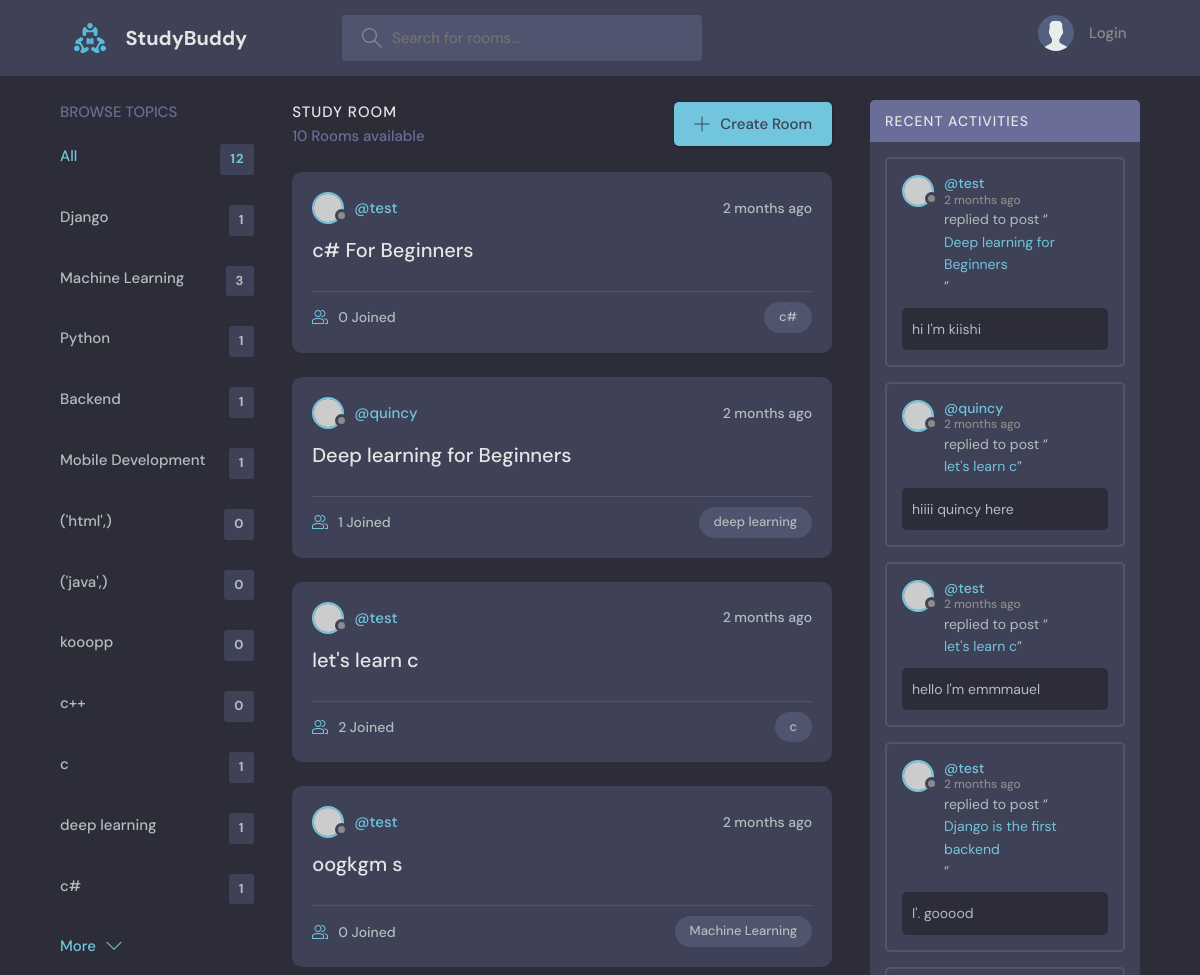
Before: / (upper part) with the older database file.
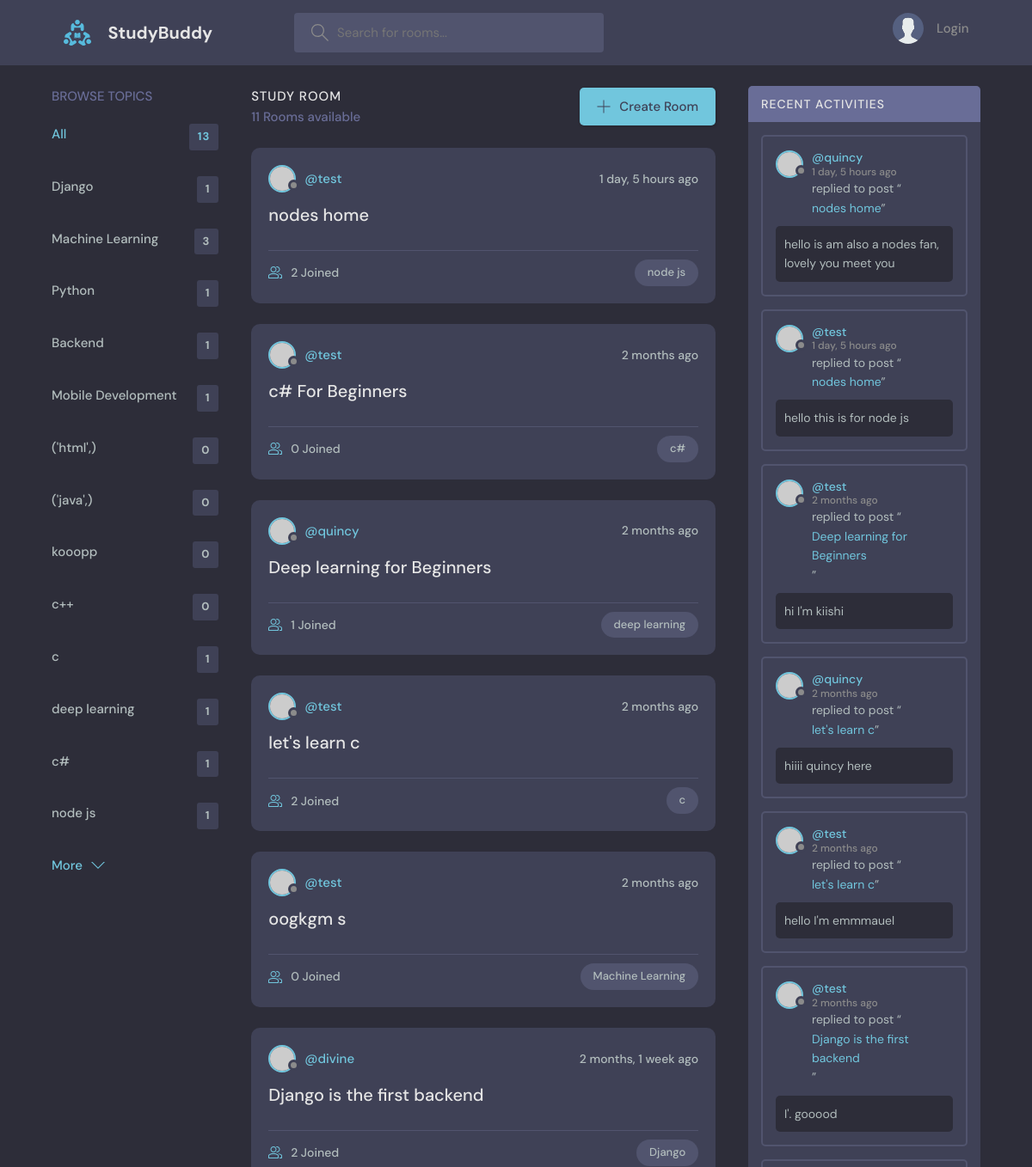
After: the same page with the newer database file.
### base/models.py (models this page shows, shortened)
class Topic(models.Model):
    name = models.CharField(max_length=200)

class Room(models.Model):
    host = models.ForeignKey(User, on_delete=models.SET_NULL, null=True)
    topic =models.ForeignKey(Topic, on_delete=models.SET_NULL, null=True)
    name = models.CharField(max_length=150)
    members = models.ManyToManyField(User, related_name='members', blank=True)
    description = models.TextField(null=True, blank=True)
    update = models.DateTimeField(auto_now=True)
    created = models.DateTimeField(auto_now_add=True)
    class Meta:
        ordering = ['-update','-created']
    def __str__(self):
        return self.name

class Message(models.Model):
    user = models.ForeignKey(User, on_delete=models.CASCADE)
    room = models.ForeignKey(Room, on_delete=models.CASCADE)
    body = models.TextField()
    update = models.DateTimeField(auto_now=True)
    created = models.DateTimeField(auto_now_add=True)
    class Meta:
        ordering = ['-update','-created']
    def __str__(self):
        return self.body[0:50]

### base/views.py (the view)
# urls.py: path('', views.home, name='home'),
def home(request):
    q = request.GET.get('q') if request.GET.get('q') != None else ''
    rooms = Room.objects.filter(
        Q(topic__name__icontains=q) |
        Q(name__icontains=q) |
        Q(description__icontains=q)
        )
    conversations =  Message.objects.filter(Q(room__topic__name__icontains=q))
    room_count = rooms.count()
    topics = Topic.objects.all()
    context =  {'rooms': rooms, 'topics': topics, 'room_count':room_count, 'conversations': conversations}
    return render(request, 'base/home.html', context)

### base/templates/base/home.html (shortened to what this page needs)
    {% extends 'main.html' %}
    {% block content %}
    <main class="layout layout--3">
      <div class="container">
        {% include 'base/topics_component.html' %}
        <div class="roomList">
          <div class="roomList__header">
            <div>
              <h2>Study Room</h2>
              <p>{{room_count}} Rooms available</p>
            </div>
            <a class="btn btn--main" href="{% url 'create-room' %}">
              <svg version="1.1" xmlns="http://www.w3.org/2000/svg" width="32" height="32" viewBox="0 0 32 32">
                <title>add</title>
                <path
                  d="M16.943 0.943h-1.885v14.115h-14.115v1.885h14.115v14.115h1.885v-14.115h14.115v-1.885h-14.115v-14.115z"
                ></path>
              </svg>
              Create Room
            </a>
          </div>
            {% include 'base/feed_component.html' %}
        </div>
        <div class="activities">
          <div class="activities__header">
            <h2>Recent Activities</h2>
          </div>
          {% include 'base/activity_components.html' %}
        </div>
      </div>
    </main>
{% endblock content %}

### base/templates/base/topics_component.html
<div class="topics">
          <div class="topics__header">
            <h2>Browse Topics</h2>
          </div>
          <ul class="topics__list">
            <li>
              <a href="{% url 'home' %}" class="active">All <span>{{topics.count}}</span></a>
            </li>
            {% for topic in topics %}
            <li>
              <a href="{% url 'home' %}?q={{topic.name}}">{{topic.name}} <span>{{topic.room_set.all.count}}</span></a>
            </li>
            {% endfor %}
          </ul>
          <a class="btn btn--link" href="topics.html">
            More
            <svg version="1.1" xmlns="http://www.w3.org/2000/svg" width="32" height="32" viewBox="0 0 32 32">
              <title>chevron-down</title>
              <path d="M16 21l-13-13h-3l16 16 16-16h-3l-13 13z"></path>
            </svg>
          </a>
        </div>

### base/templates/base/feed_component.html (shortened to what this page needs)
            {% for room in rooms %}
          <div class="roomListRoom">
            <div class="roomListRoom__header">
              <a href="{% url 'user-profile' room.host.id %}" class="roomListRoom__author">
                <div class="avatar avatar--small">
                  <img src="https://randomuser.me/api/portraits/women/11.jpg" />
                </div>
                <span>@{{room.host.username}}</span>
              </a>
              <div class="roomListRoom__actions">
                <span>{{room.created|timesince}} ago</span>
              </div>
            </div>
            <div class="roomListRoom__content">
              <a href="{% url 'room' room.id %}">{{room.name}}</a>
            </div>
            <div class="roomListRoom__meta">
              <a href="{% url 'room' room.id %}" class="roomListRoom__joined">
                {{room.members.count}} Joined
              </a>
              <p class="roomListRoom__topic">{{room.topic.name}}</p>
            </div>
          </div>
    {% endfor %}

### base/templates/base/activity_components.html (shortened to what this page needs)
{% for conversation in conversations %}
    <div class="activities__box">
            <div class="activities__boxHeader roomListRoom__header">
              <a href="{% url 'user-profile' conversation.user.id %}" class="roomListRoom__author">
                <div class="avatar avatar--small">
                  <img src="https://randomuser.me/api/portraits/women/11.jpg" />
                </div>
                <p>
                  @{{conversation.user}}
                  <span>{{conversation.created|timesince}} ago</span>
                </p>
              </a>
            </div>
            <div class="activities__boxContent">
              <p>replied to post “<a href="{% url 'room' conversation.room.id %}">{{conversation.room}}</a>”</p>
              <div class="activities__boxRoomContent">
               {{conversation}}
              </div>
            </div>
          </div>
{% endfor %}

Changed rows visible on the page:
added Topic: name "node js", room_set.all.count "1"
added Room: host.username "test", created "1 day, 5 hours", name "nodes home", members.count "2", topic.name "node js"
now on this page (row unchanged): Room: host.username "divine", created "2 months, 1 week", name "Django is the first backend", members.count "2", topic.name "Django"
added Message: user "quincy", created "1 day, 5 hours", room "nodes home", body "hello is am also a nodes fan, lovely you meet you"
added Message: user "test", created "1 day, 5 hours", room "nodes home", body "hello this is for node js"
Other visible differences:
{{ topics.count }}: "12" → "13"
{{ room_count }}: "10" → "11"
